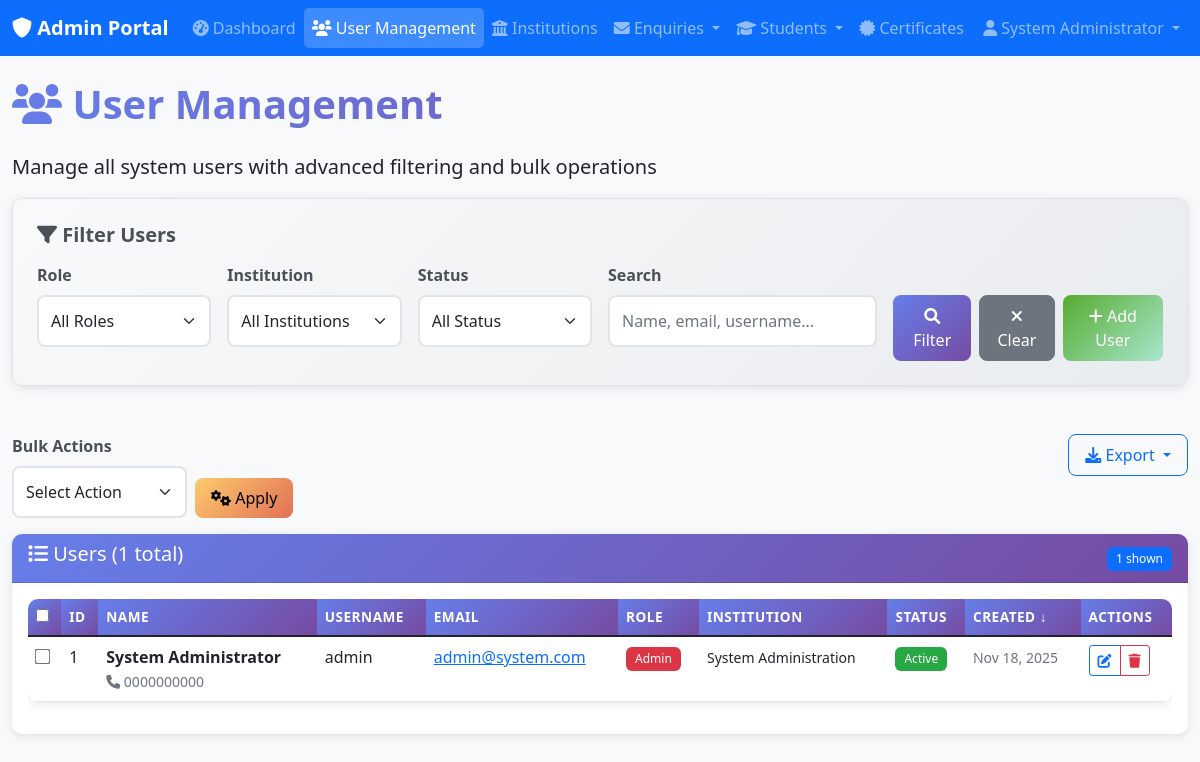
Page /public/admin/users.php (signed in) on the committed database.
### tables this page shows
CREATE TABLE users (
    id INT PRIMARY KEY AUTO_INCREMENT,
    username VARCHAR(50) UNIQUE NOT NULL,
    password_hash VARCHAR(255) NOT NULL,
    role ENUM('admin', 'faculty', 'enquirer') NOT NULL,
    institution_id INT NULL,
    full_name VARCHAR(100) NOT NULL,
    email VARCHAR(100) UNIQUE NOT NULL,
    phone VARCHAR(20),
    is_active BOOLEAN DEFAULT TRUE,
    created_at TIMESTAMP DEFAULT CURRENT_TIMESTAMP,
    updated_at TIMESTAMP DEFAULT CURRENT_TIMESTAMP ON UPDATE CURRENT_TIMESTAMP,
    last_login TIMESTAMP NULL,
    FOREIGN KEY (institution_id) REFERENCES institutions(id) ON DELETE SET NULL
);

CREATE TABLE institutions (
    id INT PRIMARY KEY AUTO_INCREMENT,
    name VARCHAR(100) NOT NULL,
    code VARCHAR(20) UNIQUE NOT NULL,
    address TEXT,
    phone VARCHAR(20),
    email VARCHAR(100),
    established_date DATE,
    is_active BOOLEAN DEFAULT TRUE,
    created_at TIMESTAMP DEFAULT CURRENT_TIMESTAMP,
    updated_at TIMESTAMP DEFAULT CURRENT_TIMESTAMP ON UPDATE CURRENT_TIMESTAMP
);

### public/admin/users.php (the view, shortened to what the rows shown need)
<?php
require_once __DIR__ . '/../../includes/auth_check_admin.php';
$sort_by = $_GET['sort_by'] ?? 'created_at';
$sort_order = $_GET['sort_order'] ?? 'DESC';
$page = max(1, (int)($_GET['page'] ?? 1));
$per_page = 25;
$filters = [];
$users = getFilteredUsers($filters, $sort_by, $sort_order, $page, $per_page);
?>
<div class="row">
    <div class="col-12">
        <h1 class="text-gradient mb-4">
            <i class="fas fa-users"></i> User Management
        </h1>
    </div>
</div>
<div class="row">
    <div class="col-12">
        <div class="card">
            <div class="card-body">
                <?php if (empty($users)): ?>
                    <div class="text-center py-4">
                        <i class="fas fa-users fa-3x text-muted mb-3"></i>
                        <h5 class="text-muted">No Users Found</h5>
                        <p class="text-muted">No users match your current filters.</p>
                    </div>
                <?php else: ?>
                    <div class="table-responsive">
                        <table class="table table-hover">
                            <thead>
                                <tr>
                                    <th>
                                        <input type="checkbox" id="selectAll" onchange="toggleSelectAll()">
                                    </th>
                                    <th>
                                        <a href="?<?php echo http_build_query(array_merge($_GET, ['sort_by' => 'id', 'sort_order' => $sort_by === 'id' && $sort_order === 'ASC' ? 'DESC' : 'ASC'])); ?>">
                                            ID <?php echo $sort_by === 'id' ? ($sort_order === 'ASC' ? '↑' : '↓') : ''; ?>
                                        </a>
                                    </th>
                                    <th>
                                        <a href="?<?php echo http_build_query(array_merge($_GET, ['sort_by' => 'full_name', 'sort_order' => $sort_by === 'full_name' && $sort_order === 'ASC' ? 'DESC' : 'ASC'])); ?>">
                                            Name <?php echo $sort_by === 'full_name' ? ($sort_order === 'ASC' ? '↑' : '↓') : ''; ?>
                                        </a>
                                    </th>
                                    <th>
                                        <a href="?<?php echo http_build_query(array_merge($_GET, ['sort_by' => 'username', 'sort_order' => $sort_by === 'username' && $sort_order === 'ASC' ? 'DESC' : 'ASC'])); ?>">
                                            Username <?php echo $sort_by === 'username' ? ($sort_order === 'ASC' ? '↑' : '↓') : ''; ?>
                                        </a>
                                    </th>
                                    <th>
                                        <a href="?<?php echo http_build_query(array_merge($_GET, ['sort_by' => 'email', 'sort_order' => $sort_by === 'email' && $sort_order === 'ASC' ? 'DESC' : 'ASC'])); ?>">
                                            Email <?php echo $sort_by === 'email' ? ($sort_order === 'ASC' ? '↑' : '↓') : ''; ?>
                                        </a>
                                    </th>
                                    <th>
                                        <a href="?<?php echo http_build_query(array_merge($_GET, ['sort_by' => 'role', 'sort_order' => $sort_by === 'role' && $sort_order === 'ASC' ? 'DESC' : 'ASC'])); ?>">
                                            Role <?php echo $sort_by === 'role' ? ($sort_order === 'ASC' ? '↑' : '↓') : ''; ?>
                                        </a>
                                    </th>
                                    <th>Institution</th>
                                    <th>Status</th>
                                    <th>
                                        <a href="?<?php echo http_build_query(array_merge($_GET, ['sort_by' => 'created_at', 'sort_order' => $sort_by === 'created_at' && $sort_order === 'ASC' ? 'DESC' : 'ASC'])); ?>">
                                            Created <?php echo $sort_by === 'created_at' ? ($sort_order === 'ASC' ? '↑' : '↓') : ''; ?>
                                        </a>
                                    </th>
                                    <th>Actions</th>
                                </tr>
                            </thead>
                            <tbody>
                                <?php foreach ($users as $user): ?>
                                    <tr>
                                        <td>
                                            <input type="checkbox" name="selected_users[]" value="<?php echo $user['id']; ?>" class="user-checkbox">
                                        </td>
                                        <td><?php echo $user['id']; ?></td>
                                        <td>
                                            <strong><?php echo htmlspecialchars($user['full_name']); ?></strong>
                                            <?php if ($user['phone']): ?>
                                                <br><small class="text-muted">
                                                    <i class="fas fa-phone"></i> <?php echo htmlspecialchars($user['phone']); ?>
                                                </small>
                                            <?php endif; ?>
                                        </td>
                                        <td><?php echo htmlspecialchars($user['username']); ?></td>
                                        <td>
                                            <a href="mailto:<?php echo htmlspecialchars($user['email']); ?>">
                                                <?php echo htmlspecialchars($user['email']); ?>
                                            </a>
                                        </td>
                                        <td>
                                            <span class="badge bg-<?php
                                                echo $user['role'] === 'admin' ? 'danger' :
                                                    ($user['role'] === 'faculty' ? 'success' : 'info');
                                            ?>">
                                                <?php echo ucfirst($user['role']); ?>
                                            </span>
                                        </td>
                                        <td>
                                            <?php if ($user['institution_name']): ?>
                                                <small><?php echo htmlspecialchars($user['institution_name']); ?></small>
                                            <?php else: ?>
                                                <span class="text-muted">-</span>
                                            <?php endif; ?>
                                        </td>
                                        <td>
                                            <span class="badge status-<?php echo $user['is_active'] ? 'active' : 'inactive'; ?>">
                                                <?php echo $user['is_active'] ? 'Active' : 'Inactive'; ?>
                                            </span>
                                        </td>
                                        <td>
                                            <small class="text-muted">
                                                <?php echo date('M j, Y', strtotime($user['created_at'])); ?>
                                            </small>
                                        </td>
                                        <td>
                                            <div class="btn-group btn-group-sm" role="group">
                                                <button type="button" class="btn btn-outline-primary"
                                                        onclick="editUser(<?php echo htmlspecialchars(json_encode($user)); ?>)"
                                                        title="Edit User">
                                                    <i class="fas fa-edit"></i>
                                                </button>
                                                <button type="button" class="btn btn-outline-danger"
                                                        onclick="deleteUser(<?php echo $user['id']; ?>, '<?php echo htmlspecialchars($user['full_name']); ?>')"
                                                        title="Delete User">
                                                    <i class="fas fa-trash"></i>
                                                </button>
                                            </div>
                                        </td>
                                    </tr>
                                <?php endforeach; ?>
                            </tbody>
                        </table>
                    </div>
                <?php endif; ?>
            </div>
        </div>
    </div>
</div>
<?php
function getFilteredUsers($filters = [], $sort_by = 'created_at', $sort_order = 'DESC', $page = 1, $per_page = 25) {
    $whereConditions = [];
    $params = [];
    $whereClause = !empty($whereConditions) ? 'WHERE ' . implode(' AND ', $whereConditions) : '';
    $allowedSorts = ['id', 'username', 'full_name', 'email', 'role', 'created_at'];
    $sort_order = strtoupper($sort_order) === 'ASC' ? 'ASC' : 'DESC';
    $offset = ($page - 1) * $per_page;
    $query = "
        SELECT u.*, i.name as institution_name
        FROM users u
        LEFT JOIN institutions i ON u.institution_id = i.id
        {$whereClause}
        ORDER BY u.{$sort_by} {$sort_order}
        LIMIT {$per_page} OFFSET {$offset}
    ";
    return fetchAll($query, $params);
}
?>

### rows in the picture
users: id "1", full_name "System Administrator", phone "0000000000", username "admin", email "admin@system.com", role "Admin", institution.name "System Administration", is_active "Active", created_at "Nov 18, 2025"

### other values in the picture
$item['title'] "Dashboard"
$item['title'] "User Management"
$item['title'] "Institutions"
$item['title'] "Enquiries"
$item['title'] "Students"
$item['title'] "Certificates"
$userName "System Administrator"
$total_users "1"
count($users) "1"
